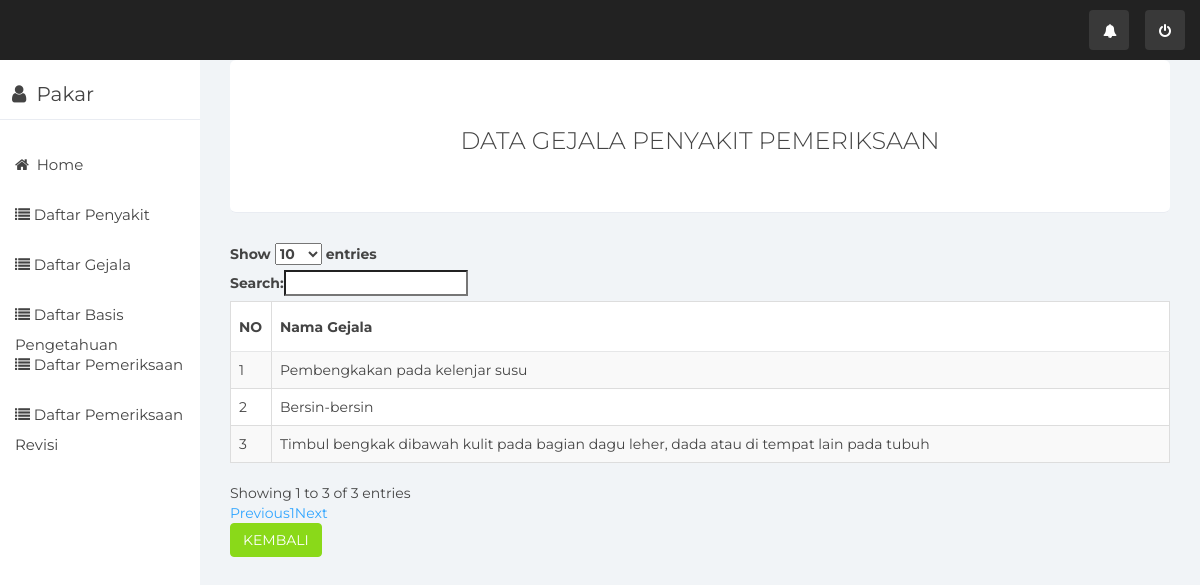
Screenshot of /Pakar/detailPemeriksaan/74 with the database file from the repository.
### tables this page shows
CREATE TABLE `tb_detail_pemeriksaan` (
  `id_detail_pemeriksaan` int(10) NOT NULL,
  `id_pemeriksaan` int(10) NOT NULL,
  `id_gejala` varchar(10) NOT NULL
);

CREATE TABLE `tb_gejala` (
  `id_gejala` varchar(10) NOT NULL,
  `gejala` varchar(100) NOT NULL
);

### application/controllers/Pakar.php (called while the page is built, shortened)
<?php
class Pakar extends CI_Controller {
	public function __construct(){
		$this->load->model('M_pakar');
		$this->load->helper('url','form');
		$this->load->library('form_validation');
	}
	public function detailPemeriksaan($id)
	{
		$data['pemeriksaan'] = $this->M_pakar->getDataPemeriksaanId($id);
		$this->load->view('pemeriksaanDetail',$data);
	}
}
?>

### index.php (called while the page is built, shortened)
<?php
require_once BASEPATH.'core/CodeIgniter.php';

### application/models/M_pakar.php (called while the page is built, shortened)
<?php
class M_Pakar extends CI_Model {
	public function getDataPemeriksaanId($id)
	{
		$query = $this->db->query("Select tb_pemeriksaan.id_pemeriksaan, tb_detail_pemeriksaan.*, tb_gejala.id_gejala,tb_gejala.gejala from tb_detail_pemeriksaan join tb_pemeriksaan on tb_detail_pemeriksaan.id_pemeriksaan = tb_pemeriksaan.id_pemeriksaan join tb_gejala on tb_gejala.id_gejala=tb_detail_pemeriksaan.id_gejala where tb_detail_pemeriksaan.id_pemeriksaan='$id'");
		return $query->result();
	}
}

### application/views/PemeriksaanDetail.php (the view, shortened to what this page needs)
<div class="col-sm-9 col-sm-offset-3 col-lg-10 col-lg-offset-2 main">
      <div class="main-panel">
        <div class="content">
            <div class="container-fluid">
                <div class="row">
                    <div class="col-md-12">
                        <div class="jumbotron text-center">
                              <h3>DATA GEJALA PENYAKIT PEMERIKSAAN</h3>
                        </div>
                        <table class="table table-striped table-bordered data">
                          <thead>
                            <tr class="bg-group">
                              <th width="5px">NO</th>
                              <th>Nama Gejala</th>
                            </tr>
                          </thead>
                          <tbody>
                            <?php
                               $no = 1;
                               foreach ($pemeriksaan as $key)
                               {
                            ?>
                            <tr>
                              <td><?php echo $no; ?></td>
                              <td><?php echo $key->gejala;?></td>
                            </tr>
                            <?php
                              $no++;
                              }
                            ?>
                          </tbody>
                        </table>
                        <a href="<?php echo base_url()?>Pakar/DataPemeriksaan"><button type="button" class="btn btn-success">KEMBALI</button></a>
                      </div>
                    </div>
                  </div>
                </div>

### assets/css/styles.css (style rules this page uses)
body { background: #f1f4f7; padding-top: 60px; font-size: 14px; color: #444444; font-family: "Montserrat", "Helvetica Neue", Helvetica, Arial, sans-serif; }
a, a:hover, a:focus { color: #30a5ff; }
h1, h2, h3, h4, h5, h6 { color: #444444; }
h3, h4 { font-weight: 300; }
.btn-success, .btn-success:hover, .btn-success:focus, .btn-success:active, .btn-success.active, .open > .dropdown-toggle.btn-success, .btn-success.disabled, .btn-success[disabled], fieldset[disabled] .btn-success, .btn-success.disabled:hover, .btn-success[disabled]:hover, fieldset[disabled] .btn-success:hover, .btn-success.disabled:focus, .btn-success[disabled]:focus, fieldset[disabled] .btn-success:focus, .btn-success.disabled:active, .btn-success[disabled]:active, fieldset[disabled] .btn-success:active, .btn-success.disabled.active, .btn-success[disabled].active, fieldset[disabled] .btn-success.active { background-color: #8ad919; border-color: #8ad919; }
.jumbotron { background: #fff; border-bottom: 1px solid #e9ecf2; color: #444444; }
.table { background: #fff; }
.table > thead > tr > th { border-bottom: 1px solid #e6e7e8; vertical-align: middle; height: 50px; }

### rows the page displays
tb_detail_pemeriksaan: id_gejala.gejala "Pembengkakan pada kelenjar susu"
tb_detail_pemeriksaan: id_gejala.gejala "Bersin-bersin"
tb_detail_pemeriksaan: id_gejala.gejala "Timbul bengkak dibawah kulit pada bagian dagu leher, dada atau di tempat lain pada tubuh"
